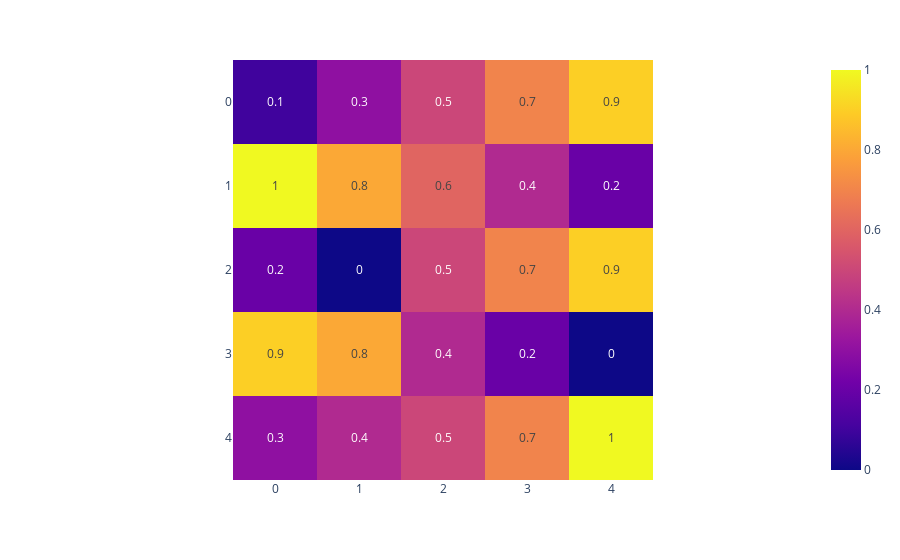

This figure's notebook cell:
### Markdown cell above
### Displaying Text on Heatmaps

*New in v5.5*


You can add the values to the figure as text using the `text_auto` argument. Setting it to `True` will display the values on the bars, and setting it to a `d3-format` formatting string will control the output format.

### Code cell
import plotly.express as px

z = [[.1, .3, .5, .7, .9],
     [1, .8, .6, .4, .2],
     [.2, 0, .5, .7, .9],
     [.9, .8, .4, .2, 0],
     [.3, .4, .5, .7, 1]]

fig = px.imshow(z, text_auto=True)
fig.show()

### Figure 1 — Plotly figure (JSON) as saved in the notebook; plotly's stock layout.template omitted (floating-point values rounded to 4 significant figures)
{"data": [{"coloraxis": "coloraxis", "hovertemplate": "x: %{x}<br>y: %{y}<br>color: %{z}<extra></extra>", "name": "0", "texttemplate": "%{z}", "type": "heatmap", "xaxis": "x", "yaxis": "y", "z": [[0.1, 0.3, 0.5, 0.7, 0.9], [1, 0.8, 0.6, 0.4, 0.2], [0.2, 0, 0.5, 0.7, 0.9], [0.9, 0.8, 0.4, 0.2, 0], [0.3, 0.4, 0.5, 0.7, 1]]}], "layout": {"coloraxis": {"colorscale": [[0, "#0d0887"], [0.1111, "#46039f"], [0.2222, "#7201a8"], [0.3333, "#9c179e"], [0.4444, "#bd3786"], [0.5556, "#d8576b"], [0.6667, "#ed7953"], [0.7778, "#fb9f3a"], [0.8889, "#fdca26"], [1, "#f0f921"]]}, "margin": {"t": 60}, "xaxis": {"anchor": "y", "constrain": "domain", "domain": [0, 1], "scaleanchor": "y"}, "yaxis": {"anchor": "x", "autorange": "reversed", "constrain": "domain", "domain": [0, 1]}}}
